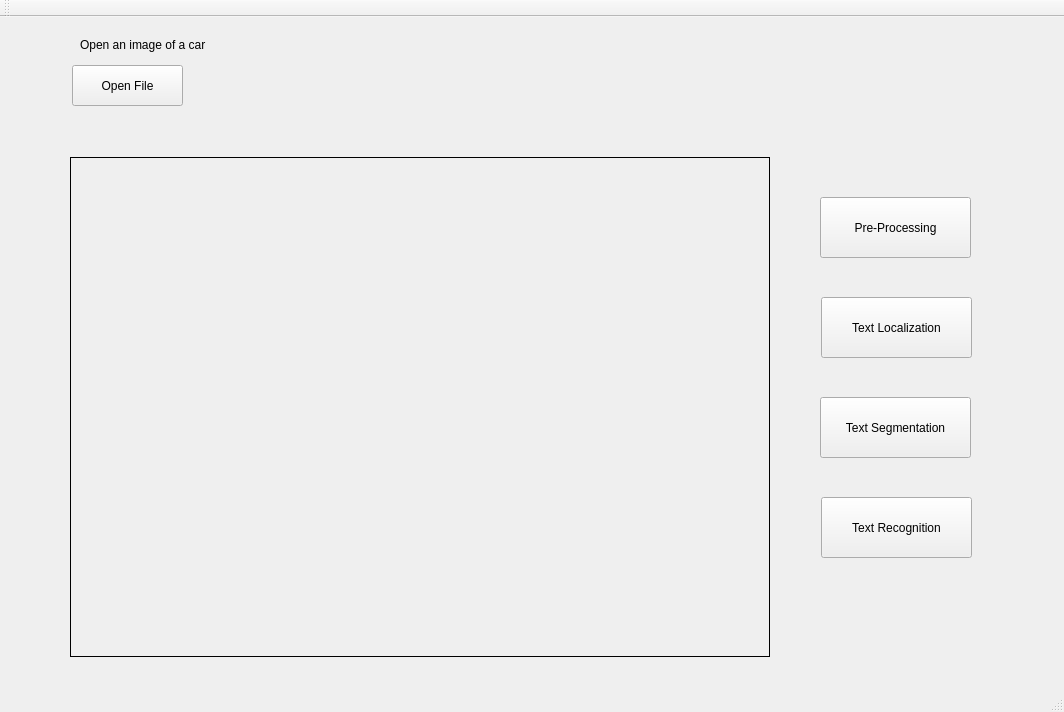
<?xml version="1.0" encoding="UTF-8"?>
<ui version="4.0">
 <class>ANPR</class>
 <widget class="QMainWindow" name="ANPR">
  <property name="geometry">
   <rect>
    <x>0</x>
    <y>0</y>
    <width>1064</width>
    <height>712</height>
   </rect>
  </property>
  <property name="windowTitle">
   <string>ANPR</string>
  </property>
  <widget class="QWidget" name="centralWidget">
   <widget class="QPushButton" name="openfile">
    <property name="geometry">
     <rect>
      <x>72</x>
      <y>48</y>
      <width>111</width>
      <height>41</height>
     </rect>
    </property>
    <property name="text">
     <string>Open File</string>
    </property>
   </widget>
   <widget class="QLabel" name="imgpath">
    <property name="geometry">
     <rect>
      <x>190</x>
      <y>60</y>
      <width>711</width>
      <height>29</height>
     </rect>
    </property>
    <property name="text">
     <string/>
    </property>
   </widget>
   <widget class="QPushButton" name="textloc">
    <property name="geometry">
     <rect>
      <x>821</x>
      <y>280</y>
      <width>151</width>
      <height>61</height>
     </rect>
    </property>
    <property name="sizePolicy">
     <sizepolicy hsizetype="Minimum" vsizetype="Expanding">
      <horstretch>0</horstretch>
      <verstretch>0</verstretch>
     </sizepolicy>
    </property>
    <property name="text">
     <string>Text Localization</string>
    </property>
   </widget>
   <widget class="QPushButton" name="textseg">
    <property name="geometry">
     <rect>
      <x>820</x>
      <y>380</y>
      <width>151</width>
      <height>61</height>
     </rect>
    </property>
    <property name="sizePolicy">
     <sizepolicy hsizetype="Minimum" vsizetype="Expanding">
      <horstretch>0</horstretch>
      <verstretch>0</verstretch>
     </sizepolicy>
    </property>
    <property name="text">
     <string>Text Segmentation</string>
    </property>
   </widget>
   <widget class="QPushButton" name="textrec">
    <property name="geometry">
     <rect>
      <x>821</x>
      <y>480</y>
      <width>151</width>
      <height>61</height>
     </rect>
    </property>
    <property name="sizePolicy">
     <sizepolicy hsizetype="Minimum" vsizetype="Expanding">
      <horstretch>0</horstretch>
      <verstretch>0</verstretch>
     </sizepolicy>
    </property>
    <property name="text">
     <string>Text Recognition</string>
    </property>
   </widget>
   <widget class="QLabel" name="original_pic">
    <property name="geometry">
     <rect>
      <x>70</x>
      <y>140</y>
      <width>700</width>
      <height>500</height>
     </rect>
    </property>
    <property name="frameShape">
     <enum>QFrame::Box</enum>
    </property>
    <property name="text">
     <string/>
    </property>
   </widget>
   <widget class="QLabel" name="label">
    <property name="geometry">
     <rect>
      <x>80</x>
      <y>20</y>
      <width>171</width>
      <height>16</height>
     </rect>
    </property>
    <property name="text">
     <string>Open an image of a car</string>
    </property>
   </widget>
   <widget class="QPushButton" name="preproc_lab">
    <property name="geometry">
     <rect>
      <x>820</x>
      <y>180</y>
      <width>151</width>
      <height>61</height>
     </rect>
    </property>
    <property name="sizePolicy">
     <sizepolicy hsizetype="Minimum" vsizetype="Expanding">
      <horstretch>0</horstretch>
      <verstretch>0</verstretch>
     </sizepolicy>
    </property>
    <property name="text">
     <string>Pre-Processing</string>
    </property>
   </widget>
  </widget>
  <widget class="QMenuBar" name="menuBar">
   <property name="geometry">
    <rect>
     <x>0</x>
     <y>0</y>
     <width>1064</width>
     <height>21</height>
    </rect>
   </property>
  </widget>
  <widget class="QToolBar" name="mainToolBar">
   <attribute name="toolBarArea">
    <enum>TopToolBarArea</enum>
   </attribute>
   <attribute name="toolBarBreak">
    <bool>false</bool>
   </attribute>
  </widget>
  <widget class="QStatusBar" name="statusBar"/>
 </widget>
 <layoutdefault spacing="6" margin="11"/>
 <resources/>
 <connections/>
</ui>
